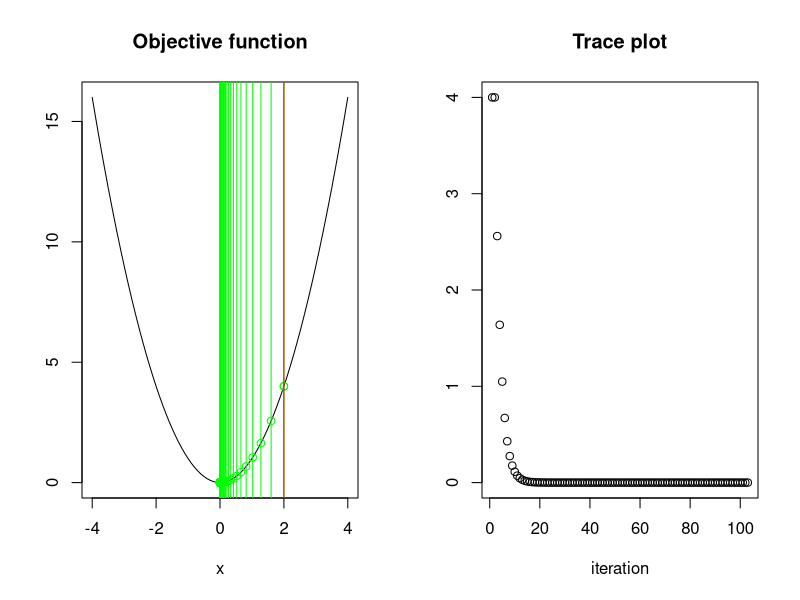
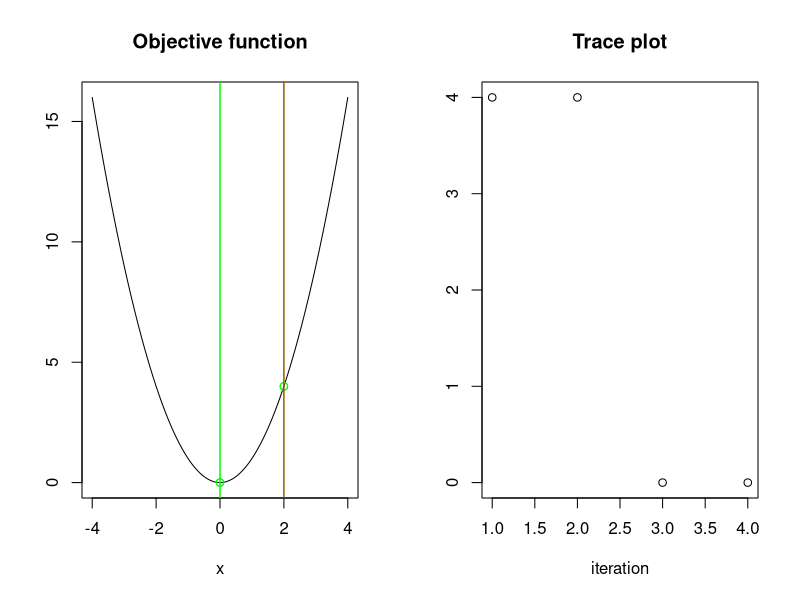

Write the R code that produced these figures, in order. (Note: a time limit stopped this script after it produced the figures.)


# Function to implement the gradient descent algorithm
gradient_descent = function( gradient, eta=.1, x0, epsilon=10^-10){

	t = 2
	trace = rbind( x0, x0 + 2*epsilon)
	# Begin the gradient descent algorithm
	while( sum((trace[t,] - trace[t-1,])^2)^.5 >= epsilon ){
		
		# Update the parameters
		trace = rbind( trace, trace[t,] - eta * gradient(trace[t,]))
	  print(trace[t,])		 
		t = t +1
	}
	
	return(trace)
}


# Test the gradient descent on a simple quadratic function
f = function(x)  x^2
f = Vectorize(f)
gradient_f = function(x)  2*x

trace = gradient_descent( gradient=gradient_f, x0=2)

grid = seq( -4, 4, by=.1)

# Plot the function and the trace in side-by-side panels
par(mfrow=c(1,2))
plot( grid, f(grid), type="l", main="Objective function", xlab="x", ylab=NA)
lines( trace, f(trace), col="green", type="p")
abline( v=trace[-1], col="green")
abline( v=trace[1], col="red")
plot(f(trace), main="Trace plot", xlab="iteration", ylab=NA)

# Consider the effect of changing the learning rate
trace = gradient_descent( gradient=gradient_f, x0=2, eta=.5)
par(mfrow=c(1,2))
plot( grid, f(grid), type="l", main="Objective function", xlab="x", ylab=NA)
lines( trace, f(trace), col="green", type="p")
abline( v=trace[-1], col="green")
abline( v=trace[1], col="red")
plot(f(trace), main="Trace plot", xlab="iteration", ylab=NA)

# How about a learning rate of eta = 1?
trace = gradient_descent( gradient=gradient_f, x0=2, eta=1)

# How about initializing the algorihtm at a different value?
p = 1
x0 = runif(p) * 2*sqrt(6/p) + (-sqrt(6/p))
trace = gradient_descent( gradient=gradient_f, x0=x0)

par(mfrow=c(1,2))
plot( grid, f(grid), type="l", main="Objective function", xlab="x", ylab=NA)
lines( trace, f(trace), col="green", type="p")
abline( v=trace[-1], col="green")
abline( v=trace[1], col="red")
plot(f(trace), main="Trace plot", xlab="iteration", ylab=NA)

dev.off()

g = function(x)  6*x^3 + x^4 
g = Vectorize(g)
gradient_g = function(x) 18*x^2 + 4*x^3

grid = seq( -7, 3, by=.1)
plot( grid, g(grid), type="l", main="Objective function", xlab="x", ylab=NA)

# Fist initialize at x0 = -6
trace = gradient_descent( gradient=gradient_g, x0=-6, eta=.01)
par(mfrow=c(1,2))
plot( grid, g(grid), type="l", main="Objective function", xlab="x", ylab=NA)
lines( trace, g(trace), col="green", type="p")
abline( v=trace[-1], col="green")
abline( v=trace[1], col="red")
plot(g(trace), main="Trace plot", xlab="iteration", ylab=NA)

# Next initialize at x0 = -2
trace = gradient_descent( gradient=gradient_g, x0=-2, eta=.01)
par(mfrow=c(1,2))
plot( grid, g(grid), type="l", main="Objective function", xlab="x", ylab=NA)
lines( trace, g(trace), col="green", type="p")
abline( v=trace[-1], col="green")
abline( v=trace[1], col="red")
plot(g(trace), main="Trace plot", xlab="iteration", ylab=NA)

# What if we initialize at the saddle point x = 0?
trace = gradient_descent( gradient=gradient_g, x0=0, eta=.01)
par(mfrow=c(1,2))
plot( grid, g(grid), type="l", main="Objective function", xlab="x", ylab=NA)
lines( trace, g(trace), col="green", type="p")
abline( v=trace[-1], col="green")
abline( v=trace[1], col="red")
plot(g(trace), main="Trace plot", xlab="iteration", ylab=NA)

# How about initializing at x0 = 2?
trace = gradient_descent( gradient=gradient_g, x0=2, eta=.01, epsilon=10^-4)
par(mfrow=c(1,2))
plot( grid, g(grid), type="l", main="Objective function", xlab="x", ylab=NA)
lines( trace, g(trace), col="green", type="p")
abline( v=trace[-1], col="green")
abline( v=trace[1], col="red")
plot(g(trace), main="Trace plot", xlab="iteration", ylab=NA)

# How about random initialization?
p = 1
x0 = runif(p) * 2*sqrt(6/p) + (-sqrt(6/p))
trace = gradient_descent( gradient=gradient_g, x0=x0, eta=.01, epsilon=10^-4)
par(mfrow=c(1,2))
plot( grid, g(grid), type="l", main="Objective function", xlab="x", ylab=NA)
lines( trace, g(trace), col="green", type="p")
abline( v=trace[-1], col="green")
abline( v=trace[1], col="red")
plot(g(trace), main="Trace plot", xlab="iteration", ylab=NA)



# How about adding some momentum to the gradient descent algorithm?
# https://en.wikipedia.org/wiki/Stochastic_gradient_descent

gd_momentum = function( gradient, eta=.01, alpha=.01, x0, epsilon=10^-6){

	t = 2
	trace = c( x0, x0 + 2*epsilon)
	dx = 2*epsilon
	
	# Begin the gradient descent algorithm
	while( sum((trace[t] - trace[t-1])^2)^.5 >= epsilon ){
				
		# Update the parameters
		trace = c( trace, trace[t] - eta * gradient(trace[t]) + alpha * dx)
	  print(trace[t])		 
		t = t +1
		dx = trace[t] - trace[t-1]
	}
	
	return(trace)
}

trace = gd_momentum( gradient=gradient_g, x0=2, eta=.01, alpha=.4)
par(mfrow=c(1,2))
plot( grid, g(grid), type="l", main="Objective function", xlab="x", ylab=NA)
lines( trace, g(trace), col="green", type="p")
abline( v=trace[-1], col="green")
abline( v=trace[1], col="red")
plot(g(trace), main="Trace plot", xlab="iteration", ylab=NA)
